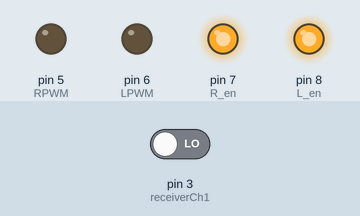
This sketch was run on a simulated Arduino Uno, built with avr-gcc and run on an emulated ATmega328P. On the bench: output pins drawn as LEDs (lit = HIGH). The test bench sets the inputs (shaded band); at power-on: pin 3 (receiverCh1) LOW. What the sketch prints to the serial monitor is not drawn.

Above: at 0.1 s.
Timing chart, 0 to 1.6 s (numbered marks = the images above):
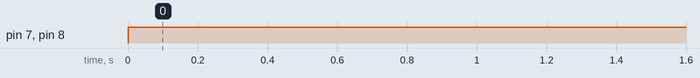

Measured:
- by itself, pin 7 (R_en), pin 8 (L_en): LOW → HIGH at 0.00 s

The sketch:

Garrett_first_ddm_code.ino
```cpp
int receiverCh1=3; // for fly sky
int Ch1=0; // tracks receiver values as it is read

int R_en=7; // for hbridge
int L_en=8; // for hbridge
int RPWM=5; // for hbridge
int LPWM=6;// for hbridge

void setup()
{
  pinMode(receiverCh1,INPUT);

  pinMode(R_en, OUTPUT);
  pinMode(L_en, OUTPUT);
  pinMode(RPWM, OUTPUT);
  pinMode(LPWM, OUTPUT);

  Serial.begin(9600);
 }


void loop() {
    digitalWrite(R_en, HIGH);
    digitalWrite(L_en, HIGH);
    Ch1=pulseIn(receiverCh1,HIGH);

    //Serial.println("fuck you");
    Serial.println(Ch1);


  //  FlySky controller transmitting data
    if (Ch1 >= 900 && Ch1 <=1100) //switch on transmitter is upward position= FORWARD
    {
        digitalWrite(RPWM, LOW);
        digitalWrite(LPWM, HIGH);
    }
    if (Ch1 >= 1400 && Ch1 <=1500) //switch on transmitter is in middle position= STOP
    {
        digitalWrite(RPWM, LOW);
        digitalWrite(LPWM, LOW);
    }
    if (Ch1 >=1900 && Ch1 <= 2000) // switch on transmitter is in downward position= BACKWARDS
    {
        digitalWrite(RPWM, HIGH);
        digitalWrite(LPWM, LOW);

    }

/*
Pseudocodeland:

ch1 number = some number
if ch1# > 0:
    loop
        a = ch1#
        wait
        b = ch1#(new one)
        c = b-a
        if c < 100:
            ch1real = a
*/


}
```
